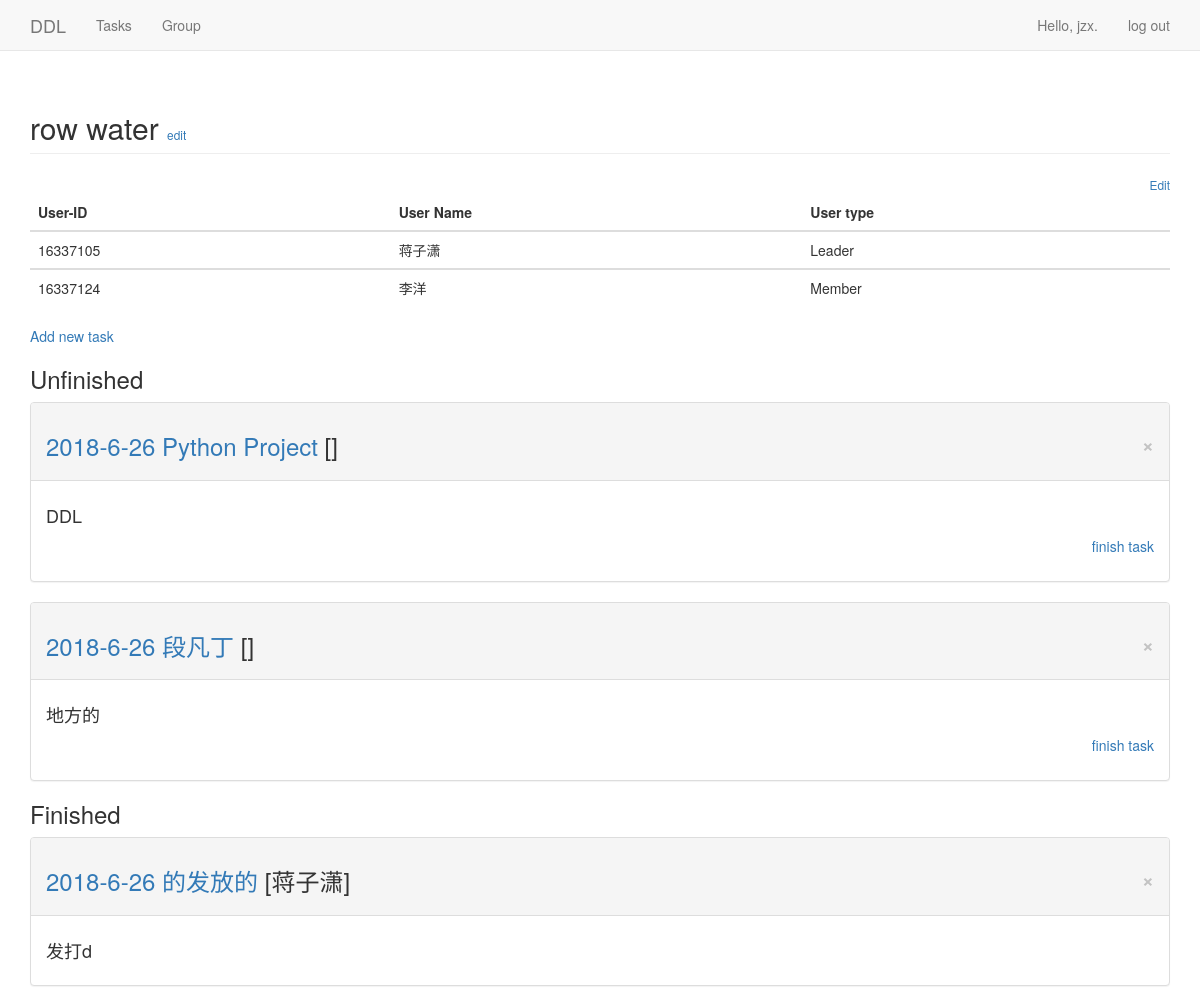
Screenshot of /users/group_info/3/ (signed in) with the database file from the repository.
### users/models.py (models this page shows)
class Group(models.Model):
    name = models.CharField(max_length = 10)
    text = models.TextField()
    leader = models.ForeignKey(User, on_delete = models.CASCADE, related_name = 'LeadGroup')
    member = models.ManyToManyField(User)

class MyUser(models.Model):
    user = models.OneToOneField(User, on_delete = models.CASCADE)
    name = models.TextField(max_length = 20)
    number = models.TextField(max_length = 8)

### ddl/models.py (models this page shows)
class GroupTask(models.Model):
    YYYY = models.IntegerField()
    MM = models.IntegerField()
    DD = models.IntegerField()
    date_ended = models.DateTimeField()
    text = models.TextField()
    tag = models.BooleanField()
    date_added = models.DateTimeField(auto_now_add = True)
    title = models.TextField()
    UserID = models.TextField()
    owner = models.ForeignKey(User, on_delete = models.CASCADE)
    group = models.ForeignKey(Group, on_delete = models.CASCADE)

### users/views.py (the view)
# urls.py: url(r'^group_info/(?P<group_id>\d+)/$', views.group_info, name = 'group_info'),
@login_required
def group_info(request, group_id):
    group = Group.objects.get(id = group_id)
    if not request.user in group.member.all():
        raise Http404
    LeadFlag = True
    if group.leader != request.user:
        LeadFlag = False
    todos = group.grouptask_set.filter(tag = False).order_by('date_ended')
    finisheds = group.grouptask_set.filter(tag = True).order_by('date_ended')
    context = {'group':group, 'LeadFlag':LeadFlag, 'todos':todos, 'finisheds':finisheds}
    return render(request, 'users/group_info.html', context)

### users/templates/users/group_info.html
{% extends "ddl/base.html" %}
{% load bootstrap3 %}
{% block header %}
  <h2 style="display: inline;">
    {{group.name}}
  </h2>
  {% if user == group.leader %}
  <small>
    <a href = "{% url 'users:change_group_name' group.id 1 %}"> edit </a>
  </small>
  {% endif %}
{% endblock header %}
{% block content %}
  {% if user == group.leader %}
    <div style = "text-align:right;">
      <small>
        <a href = "{% url 'users:change_member' group.id 1 %}"> Edit </a>
      </small>
    </div>
  {% endif %}
  <table class="table">
	<thead>
		<tr>
			<th> User-ID </th>
			<th> User Name </th>
			<th> User type </th>
		</tr>
	</thead>
	<tbody>
	  <tr>
	    <td> {{group.leader.myuser.number}} </td>
		<td> {{group.leader.myuser.name}} </td>
		<td> Leader </td>
	  </tr>
	</tbody>
	<tbody>
		{% for user in group.member.all %}
		  {% if user != group.leader %}
  		    <tr>
		      <td> {{ user.myuser.number }} </td>
			  <td> {{ user.myuser.name }} </td>
			  <td>  Member </td>
		    </tr>
		  {% endif %}
		{% endfor %}
	</tbody>
  </table>
  {% if user == group.leader %}
    <a href = "{% url 'ddl:new_group_task' group.id %}">Add new task</a>
  {% endif %}
  <br>
  <h3>Unfinished</h3>
  {% for todo in todos %}
	<div class = "panel panel-default">
	  <div class = "panel-heading">
	    <h3>
		  <a href = "{% url 'ddl:edit_entry' todo.id %}">
		    {{ todo.date_ended|date:'Y-n-d' }}
			{{todo.title}}
	      </a>
		  [{{ finished.owner.myuser.name }}]
		  <button type="button" class="close" aria-label="Close" onclick="window.location.href='{% url 'ddl:delete_entry' todo.id %}'"><span aria-hidden="true">×</span></button>
        </h3>
    </div>
	  <div class = "panel-body">
      <h4>
	    {{ todo.text|linebreaks }}
      </h4>
          <p align="right">
            <a href="{% url 'ddl:finish_entry' todo.id group.id %}">finish task</a>
          </p>
	  </div>
	</div>
  {% empty %}
	There are no tasks for this part yet.
  {% endfor %}
  <div class = "intro">
    <h3>Finished</h3>
  </div>
  {% for finished in finisheds %}
    <div class = "panel panel-default">
      <div class = "panel-heading">
        <h3>
            <a href = "{% url 'ddl:edit_entry' finished.id %}">
			  {{ finished.date_ended|date:'Y-n-d' }}
			  {{finished.title}}
			</a>
		    [{{ finished.owner.myuser.name }}]
			<button type="button" class="close" aria-label="Close" onclick="window.location.href='{% url 'ddl:delete_entry' finished.id %}'"><span aria-hidden="true">×</span></button>
        </h3>
      </div>
      <div class = "panel-body">
        <h4>
          {{ finished.text|linebreaks }}
        </h4>
      </div>
    </div>
  {% empty %}
    There are no tasks for this part yet.
  {% endfor %}
{% endblock content %}

### ddl/templates/ddl/base.html (shortened to what this page needs)
{% load bootstrap3 %}
<!DOCTYPE html>
<html lang = "en">
  <head>
	{% bootstrap_css %}
	<link rel="stylesheet" href="https://cdn.bootcss.com/bootstrap/3.3.7/css/bootstrap.min.css">
  </head>
  <body>
	  <nav class = "navbar navbar-default navbar-static-top">
	    <div class = "container">
		  <div class = "navbar-header">
		    <a class = "navbar-brand" href = "{% url 'ddl:index' %}">
		      DDL
		    </a>
		  </div>
		  <div id = "navbar" class = "navbar-collapse collapse">
		    <ul class = "nav navbar-nav">
		      <li><a href = "{% url 'ddl:topic' %}">Tasks</a></li>
			  <li><a href = "{% url 'users:group' %}">Group</a></li>
		    </ul>
		    <ul class = "nav navbar-nav navbar-right">
		      {% if user.is_authenticated %}
			    <li><a>Hello, {{ user.username }}.</a></li>
			    <li><a href = "{% url 'users:logout' %}">log out</a></li>
			  {% else %}
			    <li><a href = "{% url 'users:register' %}">register</a></li>
			    <li><a href = "{% url 'users:login' %}">log in</a></li>
			  {% endif %}
		    </ul>
		  </div>
        </div>
	  </nav>
	  <div class = "container">
	    <div class = "page-header">
		  {% block header %}{% endblock header %}
		</div>
		<div>
		  {% block content %}{% endblock content %}
		</div>
	  </div>
  </body>
</html>

### rows the page displays
Group: name "row water", leader.myuser.number "16337105", leader.myuser.name "蒋子潇"
GroupTask: date_ended "2018-6-26", title "Python Project", text "DDL"
GroupTask: date_ended "2018-6-26", title "段凡丁", text "地方的"
GroupTask: date_ended "2018-6-26", title "的发放的", owner.myuser.name "蒋子潇", text "发打d"

### other values shown
{{ user.username }} "jzx"
{{ user.myuser.number }} "16337124"
{{ user.myuser.name }} "李洋"
